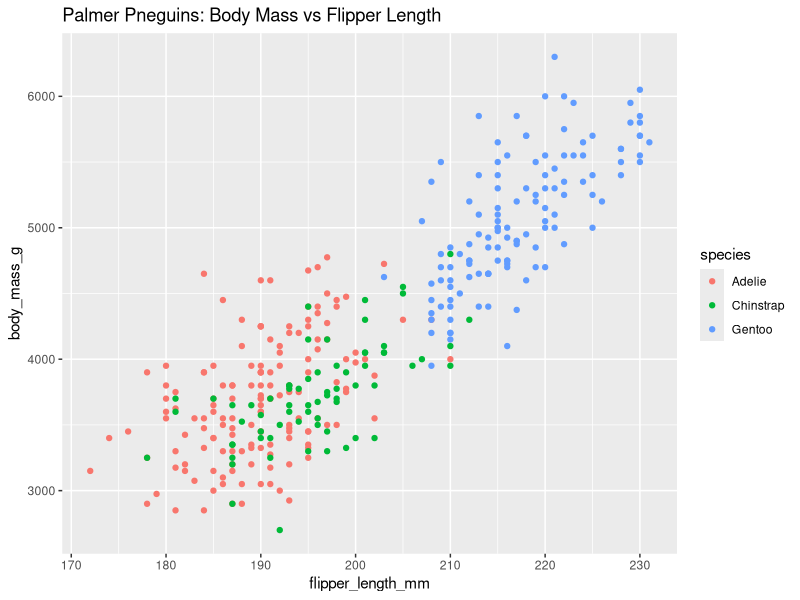
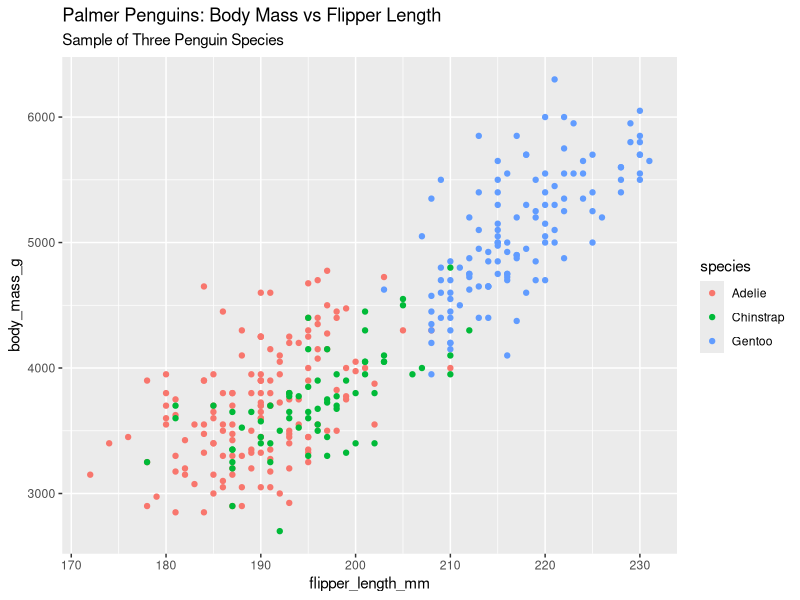

R code for these plots, in order: (Note: this script raises an error after producing the figures.)
library('ggplot2')
library('palmerpenguins')

#adding labels to our data visualizaiton
#adding a title
ggplot(data=penguins)+
  geom_point(mapping=aes(x=flipper_length_mm,y=body_mass_g,color=species))+
  labs(title="Palmer Pneguins: Body Mass vs Flipper Length")


#adding a subtitle
ggplot(data=penguins)+
  geom_point(aes(x=flipper_length_mm,y=body_mass_g,color=species))+
  labs(title="Palmer Penguins: Body Mass vs Flipper Length", subtitle="Sample of Three Penguin Species")


#adding caption , wrong way to do it 

ggplot(data=penguins)+
  geom_point(aes(x=flipper_length_mm,y=body_mass_g,color=species))+
  labs(title="Palmer Penguins: Body Mass vs Flipper Length", subtitle="Sample of Three Penguin Species")+
  #wrong way to add caption
  caption("Data collected by Dr. Kristen Gorman")


#correct way to add caption
ggplot(data=penguins)+
  geom_point(aes(x=flipper_length_mm,y=body_mass_g,color=species))+
  labs(title="Palmer Penguins: Body Mass vs Flipper Length", subtitle="Sample of Three Penguin Species",
  caption="Data collected by Dr. Kristen Gorman")


#adding annotate to the data visualization
ggplot(data=penguins)+
  geom_point(aes(x=flipper_length_mm,y=body_mass_g,color=species))+
  labs(title="Palmer Penguins: Body Mass vs Flipper Length", subtitle="Sample of Three Penguin Species",
       caption="Data collected by Dr. Kristen Gorman")+
  annotate("text",x=220,y=3500,label="The Gentoos are the largest")

#adding font and size and make it bold with also angle
ggplot(data=penguins)+
  geom_point(aes(x=flipper_length_mm,y=body_mass_g,color=species))+
  labs(title="Palmer Penguins: Body Mass vs Flipper Length", subtitle="Sample of Three Penguin Species",
       caption="Data collected by Dr. Kristen Gorman")+
  annotate("text",x=220,y=3500,label="The Gentoos are the largest",color="orange",fontface="bold",size=4.5,angle=25)

#we could also store most of the code in a variable and then just add more things to it like this 
visual <- ggplot(data=penguins)+
  geom_point(aes(x=flipper_length_mm,y=body_mass_g,color=species))+
  labs(title="Palmer Penguins: Body Mass vs Flipper Length", subtitle="Sample of Three Penguin Species",
       caption="Data collected by Dr. Kristen Gorman")

#use the variable to add the annotate part
visual+annotate("text",x=220,y=3500,label="The Gentoos are the largest",color="orange",fontface="bold",size=4.5,angle=25)


